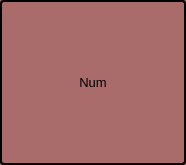
<?xml version="1.0" encoding="UTF-8"?>
<ui version="4.0">
 <class>Form</class>
 <widget class="QWidget" name="Form">
  <property name="enabled">
   <bool>true</bool>
  </property>
  <property name="geometry">
   <rect>
    <x>0</x>
    <y>0</y>
    <width>186</width>
    <height>165</height>
   </rect>
  </property>
  <property name="windowTitle">
   <string>Form</string>
  </property>
  <property name="styleSheet">
   <string notr="true">QWidget {
	border-color: black;
	border-radius: 4px;
	border-width: 2px;
	border-style: solid;
	background-color: rgb(170, 107, 107);
	font: 75 10pt &quot;MS Shell Dlg 2&quot;;
}
</string>
  </property>
  <layout class="QGridLayout" name="gridLayout">
   <property name="leftMargin">
    <number>0</number>
   </property>
   <property name="topMargin">
    <number>0</number>
   </property>
   <property name="rightMargin">
    <number>0</number>
   </property>
   <property name="bottomMargin">
    <number>0</number>
   </property>
   <property name="spacing">
    <number>0</number>
   </property>
   <item row="0" column="0">
    <widget class="QLabel" name="text">
     <property name="enabled">
      <bool>true</bool>
     </property>
     <property name="font">
      <font>
       <family>MS Shell Dlg 2</family>
       <pointsize>10</pointsize>
       <weight>9</weight>
       <italic>false</italic>
       <bold>false</bold>
      </font>
     </property>
     <property name="styleSheet">
      <string notr="true">QLabel::hover {
	background-color: lightblue;
}</string>
     </property>
     <property name="text">
      <string>Num</string>
     </property>
     <property name="alignment">
      <set>Qt::AlignCenter</set>
     </property>
     <property name="textInteractionFlags">
      <set>Qt::LinksAccessibleByMouse</set>
     </property>
    </widget>
   </item>
  </layout>
 </widget>
 <resources/>
 <connections/>
</ui>
